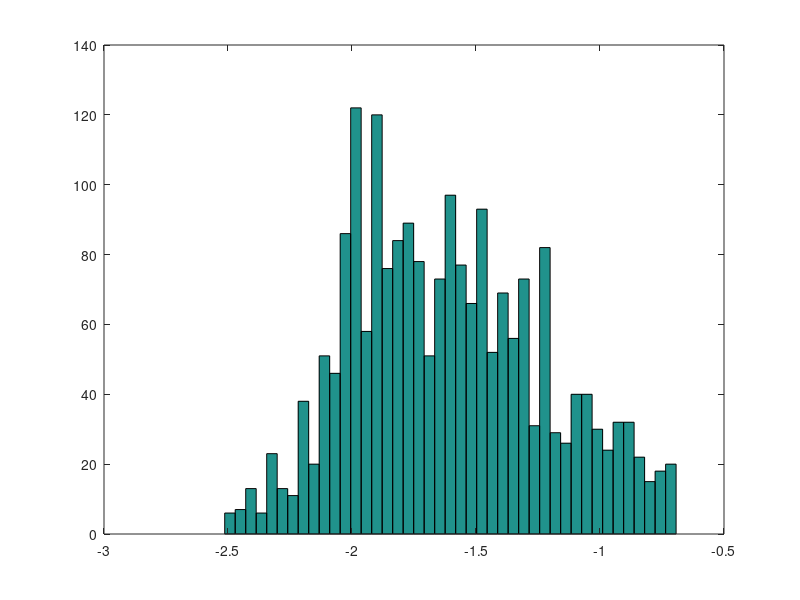
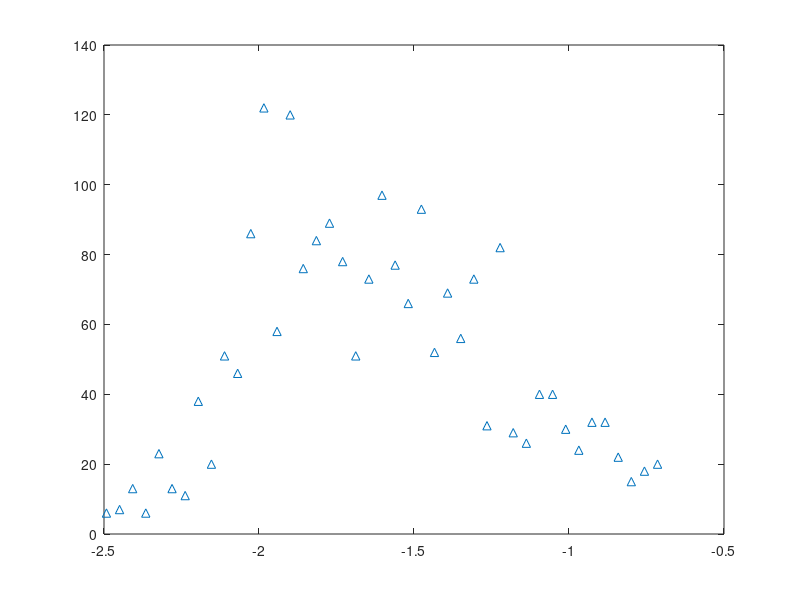
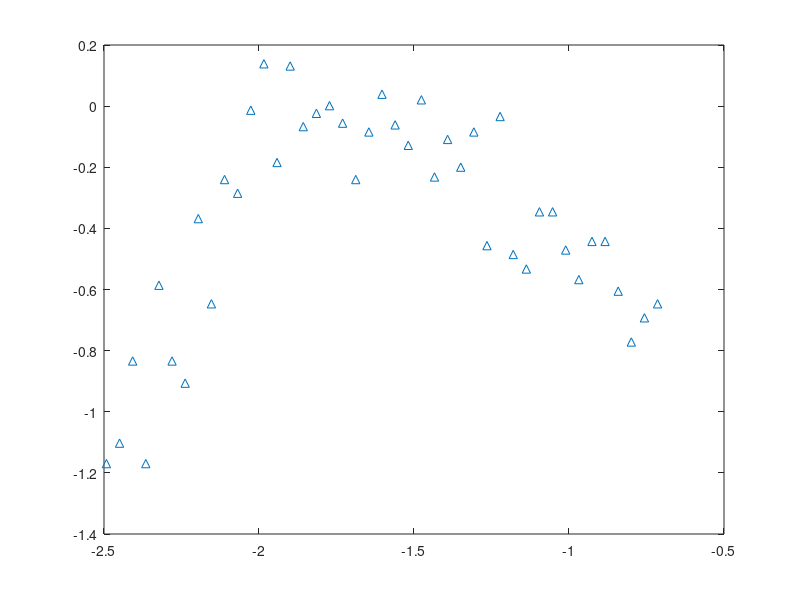
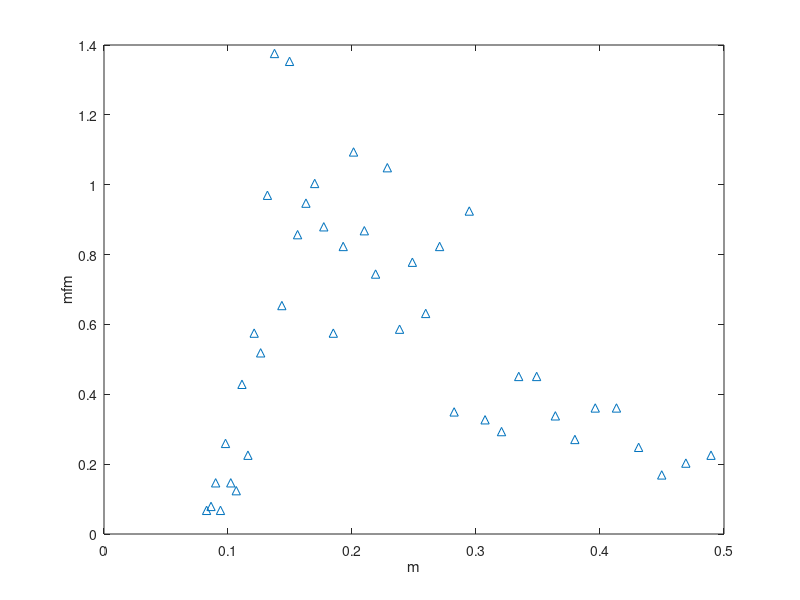

Write the MATLAB code that produced these figures, in order.
%----------60 million MLR --------%


Mass1 = load('y2.mat');
Mass1 = Mass1.y2;
lm1 = log(Mass1); 
%------------------mass spectrum------------------%
[n,m] = size(Mass1);% n is the number of data points 
nbins = 2*(n)^(2/5);
nbins = ceil(nbins);

hist(log(Mass1),nbins)%%%% this is plotting in logspace with fixed distances.
[counts,centers] = hist(log(Mass1),nbins);


figure
plot(centers,counts,'^')


w = centers(1,2) - centers(1,1) 

fm = counts./(w.*n);%this is mfm
figure
plot (centers,log10(fm),'^')

lx1 = centers;%note this is ln and not log10
x1 = exp(lx1);
y1 = fm;%this is mfm
mly1 = log10(fm);

[m1,n1] = size(centers)
for i = 1:n1
    if mly1(1,i) == -Inf
        mly1(1,i) = NaN;
        y1(1,i) = NaN;
        x1(1,i) = NaN;
        lx1(1,i) = NaN;
    end
end
mly1(isnan(mly1)) = [];
x1(isnan(x1)) = [];
lx1(isnan(lx1)) = [];
y1(isnan(y1)) = [];
logx1 = log10(x1); 


figure 
plot(x1, y1,'^')
xlabel m
ylabel mfm

figure
plot(x1, mly1,'^')
xlabel m
ylabel logmfm
hold on 



%------------plotting LOG M vs. LOG (MFM) MLP for the paramters---------%
figure
plot(log10(x1), mly1,'^')
xlabel logm
ylabel logmf(m)
hold on 

x0 = logspace(-1.5,1,100); % these are linear values but logarithmically distirbuted.


%----------------plotting the pareto fit----------%
%we will have to do non-linear levenberg for this one too. 
a = 2.0946;
b = 0.08;
yp = (a.*b.^a)./(x0.^(a+1));
lyp = log10(x0.*yp);
plot(log10(x0),lyp,'b')
xlabel 'log(m)'
ylabel 'log(mf(m))'
